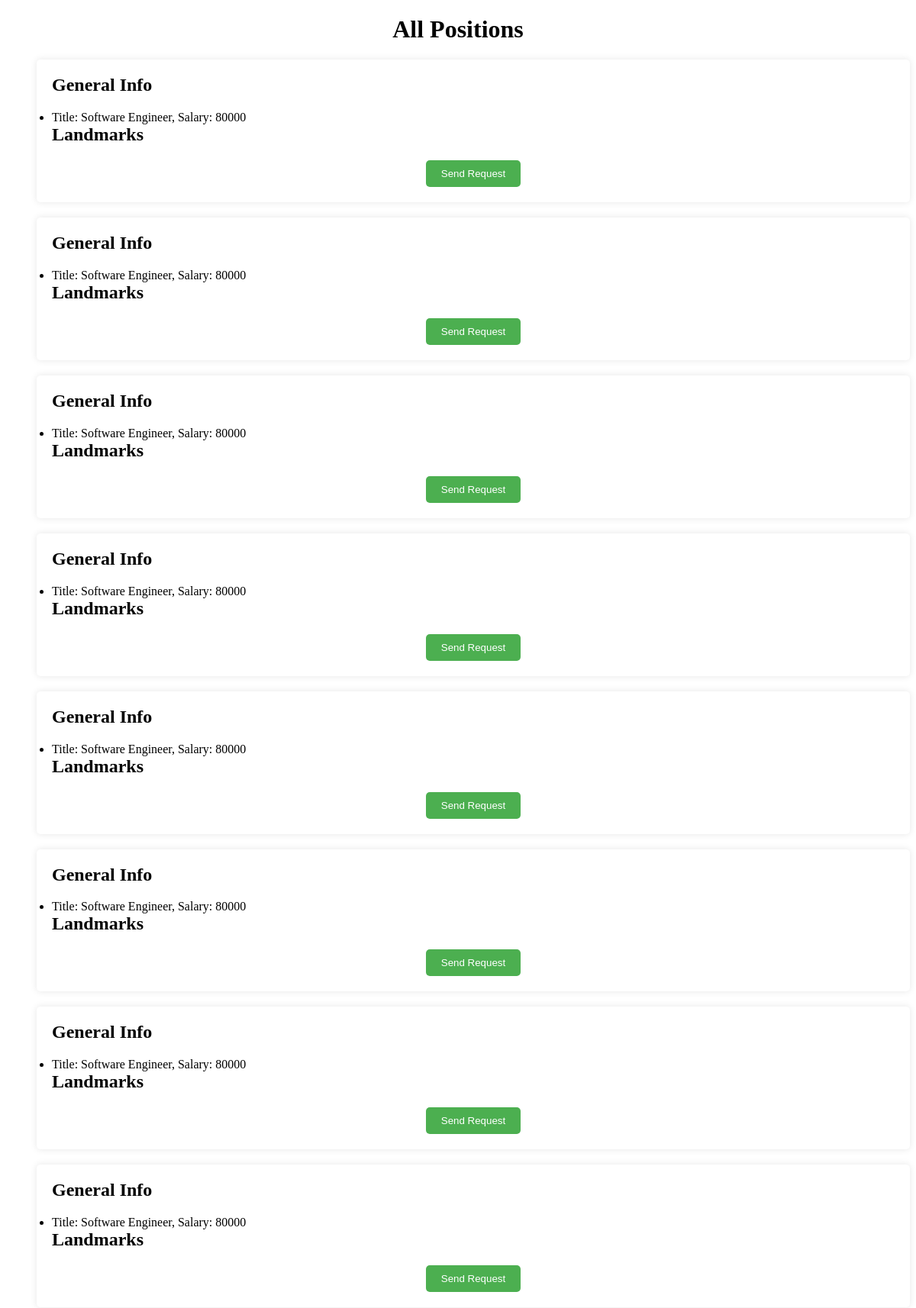
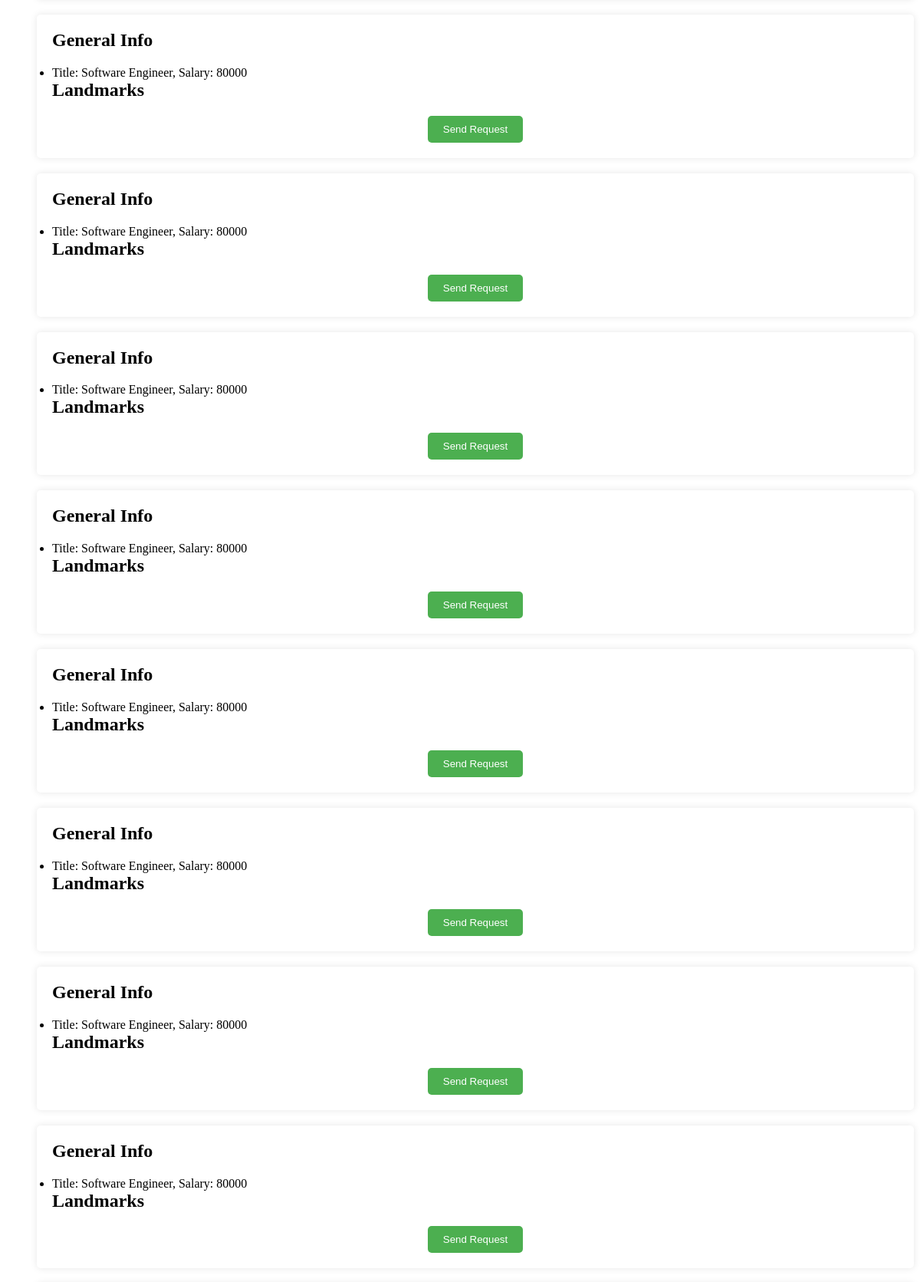
Page /positions (upper part) on the committed database (2 pictures, top to bottom).
### app.py (models this page shows, shortened)
class Position(db.Model):
    id = db.Column(db.Integer, primary_key=True)
    title = db.Column(db.String(100))
    salary = db.Column(db.Integer())
    landmark = db.relationship('Landmark', secondary=position_landmark_association, backref=db.backref('cvs', lazy='dynamic'))
    applications = db.relationship('Application', back_populates='position', lazy='dynamic')
    offers = db.relationship('Offer', back_populates='position', lazy='dynamic')

### app.py (the view)
@app.route('/positions')
def show_positions():
    positions = Position.query.all()
    return render_template('positions.html', positions=positions)

### templates/positions.html (shortened to what this page needs)
<!DOCTYPE html>
<html lang="en">
<head>
    <link rel= "stylesheet" type= "text/css" href= "{{ url_for('static',filename='styles/styles_positions.css') }}">
</head>
<body>
    <h1>All Positions</h1>
    <ul>
        {% for position in positions %}
            <div class="position">
                <h2>General Info</h2>
                <li>Title: {{ position.title }}, Salary: {{ position.salary }}</li>
                <h2>Landmarks</h2>
                <button class="position-button" data-id="{{ position.id }}">Send Request</button>
            </div>
        {% endfor %}
    </ul>
</body>
</html>

### static/styles/styles_positions.css (style rules this page uses)
h1 { text-align: center; margin-top: 20px; }
.position { background-color: #fff; border-radius: 5px; padding: 20px; margin-bottom: 20px; box-shadow: 0 0 10px rgba(0, 0, 0, 0.1); }
h2 { margin-top: 0; }
.position-button { padding: 10px 20px; border: none; border-radius: 5px; background-color: #4CAF50; color: white; cursor: pointer; transition: background-color 0.3s; display: block; margin: 0 auto; margin-top: 10px; }

### rows in the picture
Position: title "Software Engineer", salary "80000"
Position: title "Software Engineer", salary "80000"
Position: title "Software Engineer", salary "80000"
Position: title "Software Engineer", salary "80000"
Position: title "Software Engineer", salary "80000"
Position: title "Software Engineer", salary "80000"
Position: title "Software Engineer", salary "80000"
Position: title "Software Engineer", salary "80000"
Position: title "Software Engineer", salary "80000"
Position: title "Software Engineer", salary "80000"
Position: title "Software Engineer", salary "80000"
Position: title "Software Engineer", salary "80000"
Position: title "Software Engineer", salary "80000"
Position: title "Software Engineer", salary "80000"
Position: title "Software Engineer", salary "80000"
Position: title "Software Engineer", salary "80000"
